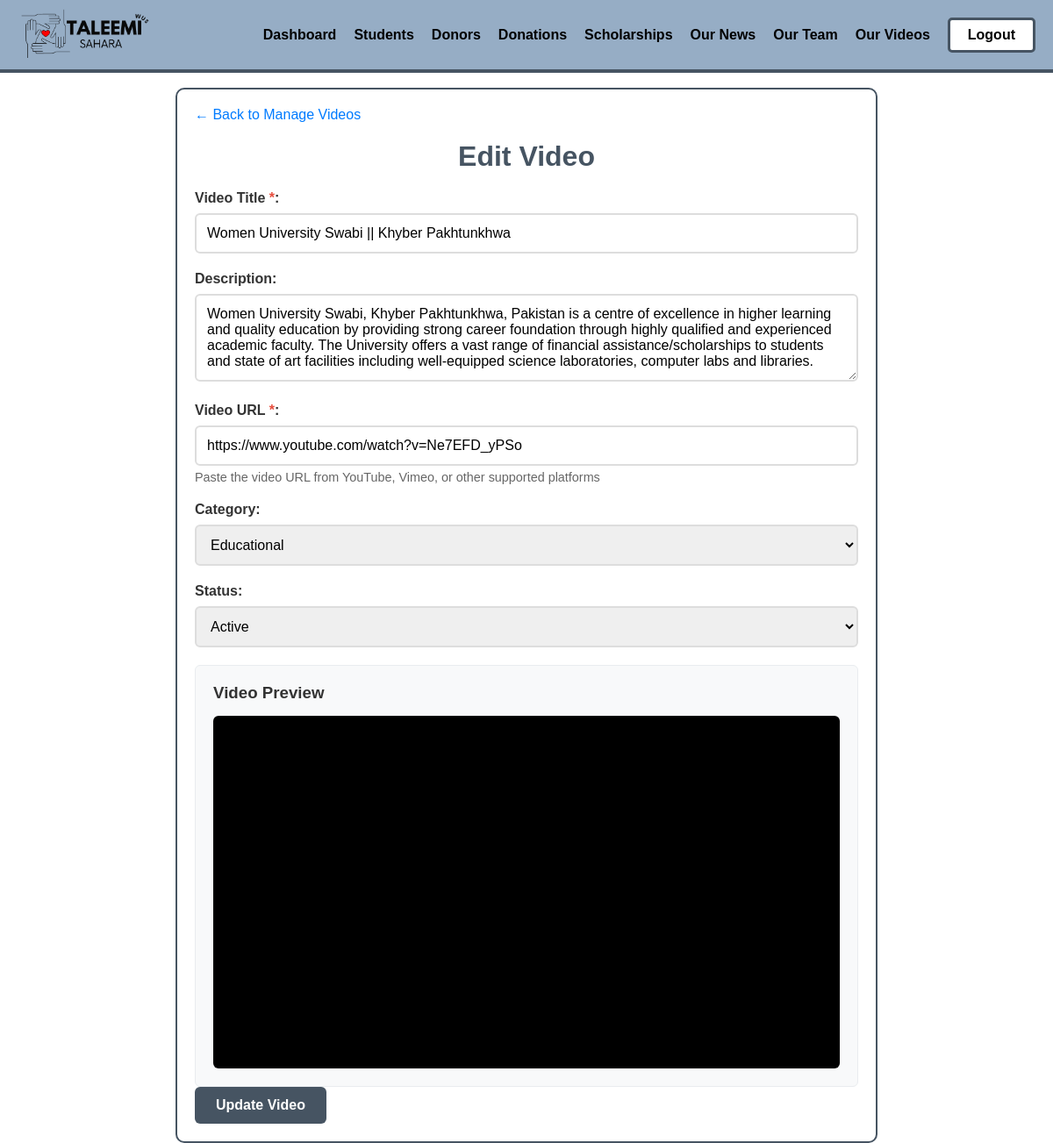
The app's page /admin/edit_video.php?id=1 (signed in) with its own data.
### tables this page shows
CREATE TABLE `videos` (
  `id` int(11) NOT NULL,
  `title` varchar(255) NOT NULL,
  `description` text DEFAULT NULL,
  `video_url` varchar(500) NOT NULL,
  `embed_url` varchar(500) NOT NULL,
  `category` varchar(100) DEFAULT NULL,
  `status` enum('active','inactive') DEFAULT 'active',
  `created_at` timestamp NOT NULL DEFAULT current_timestamp(),
  `updated_at` timestamp NOT NULL DEFAULT current_timestamp() ON UPDATE current_timestamp()
);

### admin/edit_video.php (the view, shortened to what this page needs)
<?php
require_once '../config/database.php';
$video_id = intval($_GET['id']);
$stmt = $conn->prepare("SELECT * FROM videos WHERE id = ?");
$stmt->bind_param("i", $video_id);
$stmt->execute();
$result = $stmt->get_result();
$video = $result->fetch_assoc();
?>
<!DOCTYPE html>
<html lang="en">
<head>
    <link rel="stylesheet" href="../css/font.css">
    <link rel="stylesheet" href="../css/general.css">
</head>
<body>
    <?php include '../components/admin-navbar.php'; ?>
    <div class="main animate-fade-in">
        <a href="manage_videos.php" class="back-link">&larr; Back to Manage Videos</a>
        <h1>Edit Video</h1>
        <form method="POST" action="edit_video.php?id=<?php echo $video_id; ?>" id="videoForm">
            <div class="form-group">
                <label for="title">Video Title <span class="required">*</span>:</label>
                <input type="text" id="title" name="title" required value="<?php echo htmlspecialchars($video['title']); ?>">
            </div>
            <div class="form-group">
                <label for="description">Description:</label>
                <textarea id="description" name="description"><?php echo htmlspecialchars($video['description']); ?></textarea>
            </div>
            <div class="form-group">
                <label for="video_url">Video URL <span class="required">*</span>:</label>
                <input type="url" id="video_url" name="video_url" required value="<?php echo htmlspecialchars($video['video_url']); ?>">
                <div class="url-help">Paste the video URL from YouTube, Vimeo, or other supported platforms</div>
            </div>
            <div class="form-group">
                <label for="category">Category:</label>
                <select id="category" name="category">
                    <option value="educational" <?php if ($video['category'] == 'educational') echo 'selected'; ?>>Educational</option>
                </select>
            </div>
            <div class="form-group">
                <label for="status">Status:</label>
                <select id="status" name="status">
                    <option value="active" <?php if ($video['status'] == 'active') echo 'selected'; ?>>Active</option>
                </select>
            </div>
            <div class="preview-section" id="previewSection">
                <h3>Video Preview</h3>
                <div class="video-preview" id="videoPreview"></div>
            </div>
            <button type="submit">Update Video</button>
        </form>
    </div>
</body>
</html>

### admin/edit_video.php (style rules this page uses)
body { font-family: 'Raleway', sans-serif; display: flex; flex-direction: column; gap: 100px; width: 100vw; }
.main { margin: 0px auto; max-width: 800px; width: 100%; padding: 20px; border: 2px solid #465462; margin-top: 100px; border-radius: 10px; background: #fff; }
h1 { color: #465462; margin-bottom: 20px; text-align: center; }
.form-group { margin-bottom: 20px; }
label { display: block; margin-bottom: 8px; font-weight: 600; color: #333; }
input[type="text"], input[type="url"], select, textarea { width: 100%; padding: 12px; box-sizing: border-box; font-size: 1rem; border: 2px solid #ddd; border-radius: 6px; transition: border-color 0.3s; }
textarea { resize: vertical; min-height: 100px; }
.url-help { font-size: 0.9em; color: #666; margin-top: 5px; }
button { padding: 12px 24px; background-color: #465462; color: white; border: none; cursor: pointer; font-weight: 600; border-radius: 6px; transition: background-color 0.3s; font-size: 1rem; }
.required { color: #e74c3c; }
.preview-section { margin-top: 20px; padding: 20px; background: #f8f9fa; border-radius: 6px; border: 1px solid #e9ecef; }
.preview-section h3 { margin: 0 0 15px 0; color: #333; }
.video-preview { position: relative; width: 100%; height: 0; padding-bottom: 56.25%; background: #000; border-radius: 6px; overflow: hidden; }
.back-link { display: inline-block; margin-bottom: 20px; color: #007bff; text-decoration: none; }

### components/admin-navbar.php (style rules this page uses)
* { box-sizing: border-box; padding: 0; margin: 0; font-family: "Raleway", sans-serif; }

### records on screen
videos: title "Women University Swabi || Khyber Pakhtunkhwa", description "Women University Swabi, Khyber Pakhtunkhwa, Pakistan is a centre of excellence in higher learning and quality education by providing strong career foundation through highly qualified and experienced academic faculty. The University offers a vast range of financial assistance/scholarships to students and state of art facilities including well-equipped science laboratories, computer labs and libraries.", video_url "https://www.youtube.com/watch?v=Ne7EFD_yPSo", category "Educational", status "Active"
